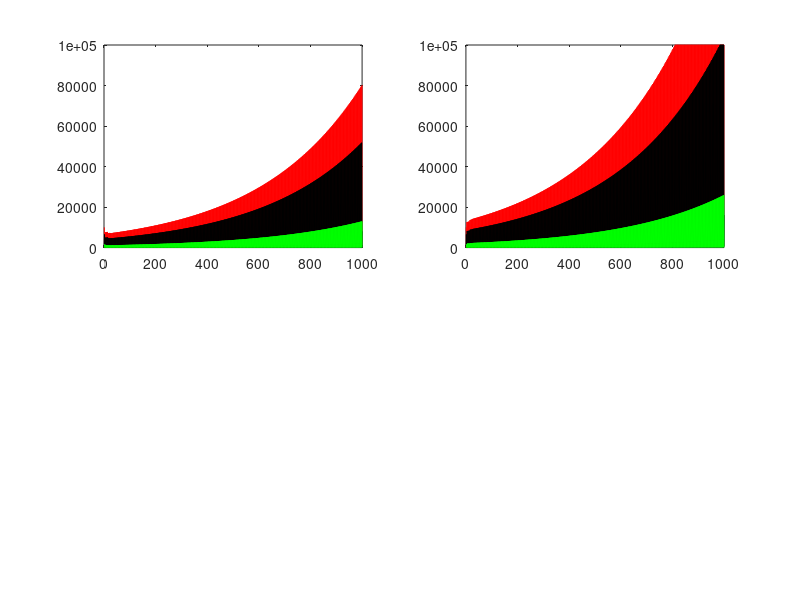

Source code (MATLAB):

%----------------------------------------
%DEEPBIOS:  APRIL-MAY 2021
%Prototype KINN
%----------------------------------------

%--------------------------------
%IMPORT: Species pairs
%CHECK NAME DATA
%Haddock Cod Whiting 
%--------------------------------

%-----------------------------------------------------
%IMPORT: LONG-LAT DISTANCE MATRIX
%-----------------------------------------------------

%---------------------------------------
%IMPORT: BAYESIAN GRAPH
%---------------------------------------

%------------------------------------------------------------------
%IMPORT: CONNECT BAYESIAN GRAPH TO KINN	
%Check preprocessing.jl
%haul = CSV.read(haul_file, DataFrame);
 %lengths_small = CSV.read(lengths_file_small, DataFrame);
%------------------------------------------------------------------


%DYNAMICS
%--------------------------------------------------------------
%Deepbios: Metacommunity Leslie Matrix Dynamics
%--------------------------------------------------------------


%---------------------------------------------------------------------------
%Import distance matrix ------LONG-LAT DISTANCE MATRIX
%S = X;%Sites
A= randn(10)+10;A = A+A';A(1:10+1:10*10) = 0;
%--------------------------------------------------------------------------

%Import P/A & size class & parameters
T = 1000;
Ao = [6.2];%#offspring per adult
Pjl = [0.65];%Proportion larva to juvenile
Paj = [0.25];%Proportion juvenile to adult

L = [0 0 Ao;Pjl 0 0;0 Paj 0];
X = zeros(3,T);Y = zeros(3,T);
X(:,1) = [10000 1000 10];Y(:,1) = [10000 1000 10];


m = 0.5;%planctonic larvae migration
%Dynamics------Cartoon--
%for k = 2:T;
%    X(:,k) = L*X(:,k-1);
%end
%t = 1:T;
%plot(t,X(1,:),'r')
%hold on
%plot(t,X(2,:),'k')
%hold on
%plot(t,X(3,:),'g')
%----------------------

%Dynamics
for k = 2:T;
    r = unifrnd(0,1);
    if r <= m;
       %migration yes
       X(1,k-1) = X(1,k-1) + m*Y(1,k-1);
       X(:,k) = L*X(:,k-1);
       Y(1,k-1) = (1 - m)*Y(1,k-1); 
       Y(:,k) = L*Y(:,k-1);
       
       %test symmetry
       Y(1,k-1) = Y(1,k-1) + m*X(1,k-1);
       Y(:,k) = L*Y(:,k-1);
       X(1,k-1) = (1 - m)*X(1,k-1); 
       X(:,k) = L*X(:,k-1);     
    else 
       X(:,k) = L*X(:,k-1);
       Y(:,k) = L*Y(:,k-1);
    end
end






%-------------------------
%PLOTTING
%-------------------------
subplot(2,2,1)
t = 1:T;
plot(t,X(1,:),'r')
hold on
plot(t,X(2,:),'k')
hold on
plot(t,X(3,:),'g')
axis([0 1000 0 100000])

subplot(2,2,2)
plot(t,Y(1,:),'r')
hold on
plot(t,Y(2,:),'k')
hold on
plot(t,Y(3,:),'g')
axis([0 1000 0 100000])
